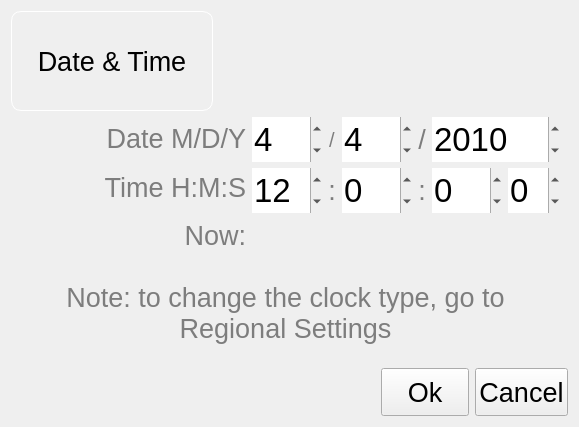
<?xml version="1.0" encoding="UTF-8"?>
<ui version="4.0">
 <class>DateTimeSettings</class>
 <widget class="QWidget" name="DateTimeSettings">
  <property name="geometry">
   <rect>
    <x>0</x>
    <y>0</y>
    <width>579</width>
    <height>427</height>
   </rect>
  </property>
  <property name="styleSheet">
   <string notr="true">QLabel#titleLabel {
	border: 1px solid white;
	border-radius: 10px;
	min-width: 200px;
	min-height: 40px;
}

QFrame#frame {
	border: 2px solid rgb(125, 125, 125, 50%);
	border-radius: 3px;
	background-color:rgb(100, 200, 200, 50%);
}

QPushButton {
	border-image: url(:/Hac/background-rect-button.png);
	min-height: 40px;
	min-width: 80px;
}
</string>
  </property>
  <layout class="QGridLayout" name="gridLayout_3">
   <item row="0" column="0" colspan="3">
    <layout class="QHBoxLayout" name="horizontalLayout_2">
     <item>
      <widget class="QLabel" name="titleLabel">
       <property name="sizePolicy">
        <sizepolicy hsizetype="Preferred" vsizetype="Preferred">
         <horstretch>0</horstretch>
         <verstretch>0</verstretch>
        </sizepolicy>
       </property>
       <property name="font">
        <font>
         <pointsize>20</pointsize>
        </font>
       </property>
       <property name="text">
        <string>Date &amp; Time</string>
       </property>
       <property name="alignment">
        <set>Qt::AlignCenter</set>
       </property>
      </widget>
     </item>
     <item>
      <spacer name="horizontalSpacer_2">
       <property name="orientation">
        <enum>Qt::Horizontal</enum>
       </property>
       <property name="sizeHint" stdset="0">
        <size>
         <width>40</width>
         <height>20</height>
        </size>
       </property>
      </spacer>
     </item>
    </layout>
   </item>
   <item row="1" column="2">
    <spacer name="horizontalSpacer_3">
     <property name="orientation">
      <enum>Qt::Horizontal</enum>
     </property>
     <property name="sizeHint" stdset="0">
      <size>
       <width>5</width>
       <height>84</height>
      </size>
     </property>
    </spacer>
   </item>
   <item row="1" column="0">
    <spacer name="horizontalSpacer_4">
     <property name="orientation">
      <enum>Qt::Horizontal</enum>
     </property>
     <property name="sizeHint" stdset="0">
      <size>
       <width>0</width>
       <height>84</height>
      </size>
     </property>
    </spacer>
   </item>
   <item row="1" column="1">
    <layout class="QGridLayout" name="gridLayout_2">
     <item row="0" column="0" rowspan="2">
      <layout class="QVBoxLayout" name="verticalLayout_2">
       <item>
        <widget class="QLabel" name="label_3">
         <property name="palette">
          <palette>
           <active>
            <colorrole role="WindowText">
             <brush brushstyle="SolidPattern">
              <color alpha="255">
               <red>125</red>
               <green>125</green>
               <blue>125</blue>
              </color>
             </brush>
            </colorrole>
           </active>
           <inactive>
            <colorrole role="WindowText">
             <brush brushstyle="SolidPattern">
              <color alpha="255">
               <red>125</red>
               <green>125</green>
               <blue>125</blue>
              </color>
             </brush>
            </colorrole>
           </inactive>
           <disabled>
            <colorrole role="WindowText">
             <brush brushstyle="SolidPattern">
              <color alpha="255">
               <red>118</red>
               <green>116</green>
               <blue>113</blue>
              </color>
             </brush>
            </colorrole>
           </disabled>
          </palette>
         </property>
         <property name="font">
          <font>
           <pointsize>20</pointsize>
          </font>
         </property>
         <property name="text">
          <string>Date M/D/Y</string>
         </property>
         <property name="alignment">
          <set>Qt::AlignRight|Qt::AlignTrailing|Qt::AlignVCenter</set>
         </property>
        </widget>
       </item>
       <item>
        <widget class="QLabel" name="label_4">
         <property name="palette">
          <palette>
           <active>
            <colorrole role="WindowText">
             <brush brushstyle="SolidPattern">
              <color alpha="255">
               <red>125</red>
               <green>125</green>
               <blue>125</blue>
              </color>
             </brush>
            </colorrole>
           </active>
           <inactive>
            <colorrole role="WindowText">
             <brush brushstyle="SolidPattern">
              <color alpha="255">
               <red>125</red>
               <green>125</green>
               <blue>125</blue>
              </color>
             </brush>
            </colorrole>
           </inactive>
           <disabled>
            <colorrole role="WindowText">
             <brush brushstyle="SolidPattern">
              <color alpha="255">
               <red>118</red>
               <green>116</green>
               <blue>113</blue>
              </color>
             </brush>
            </colorrole>
           </disabled>
          </palette>
         </property>
         <property name="font">
          <font>
           <pointsize>20</pointsize>
          </font>
         </property>
         <property name="text">
          <string>Time H:M:S</string>
         </property>
         <property name="alignment">
          <set>Qt::AlignRight|Qt::AlignTrailing|Qt::AlignVCenter</set>
         </property>
        </widget>
       </item>
       <item>
        <widget class="QLabel" name="label_9">
         <property name="palette">
          <palette>
           <active>
            <colorrole role="WindowText">
             <brush brushstyle="SolidPattern">
              <color alpha="255">
               <red>125</red>
               <green>125</green>
               <blue>125</blue>
              </color>
             </brush>
            </colorrole>
           </active>
           <inactive>
            <colorrole role="WindowText">
             <brush brushstyle="SolidPattern">
              <color alpha="255">
               <red>125</red>
               <green>125</green>
               <blue>125</blue>
              </color>
             </brush>
            </colorrole>
           </inactive>
           <disabled>
            <colorrole role="WindowText">
             <brush brushstyle="SolidPattern">
              <color alpha="255">
               <red>118</red>
               <green>116</green>
               <blue>113</blue>
              </color>
             </brush>
            </colorrole>
           </disabled>
          </palette>
         </property>
         <property name="font">
          <font>
           <pointsize>20</pointsize>
          </font>
         </property>
         <property name="text">
          <string>Now:</string>
         </property>
         <property name="alignment">
          <set>Qt::AlignRight|Qt::AlignTrailing|Qt::AlignVCenter</set>
         </property>
        </widget>
       </item>
      </layout>
     </item>
     <item row="0" column="1">
      <layout class="QGridLayout" name="gridLayout">
       <item row="0" column="0">
        <widget class="HacSpinBox" name="monthSpinBox">
         <property name="font">
          <font>
           <pointsize>25</pointsize>
          </font>
         </property>
         <property name="wrapping">
          <bool>true</bool>
         </property>
         <property name="frame">
          <bool>false</bool>
         </property>
         <property name="minimum">
          <number>1</number>
         </property>
         <property name="maximum">
          <number>12</number>
         </property>
         <property name="value">
          <number>4</number>
         </property>
        </widget>
       </item>
       <item row="0" column="1">
        <widget class="QLabel" name="label_7">
         <property name="palette">
          <palette>
           <active>
            <colorrole role="WindowText">
             <brush brushstyle="SolidPattern">
              <color alpha="255">
               <red>125</red>
               <green>125</green>
               <blue>125</blue>
              </color>
             </brush>
            </colorrole>
           </active>
           <inactive>
            <colorrole role="WindowText">
             <brush brushstyle="SolidPattern">
              <color alpha="255">
               <red>125</red>
               <green>125</green>
               <blue>125</blue>
              </color>
             </brush>
            </colorrole>
           </inactive>
           <disabled>
            <colorrole role="WindowText">
             <brush brushstyle="SolidPattern">
              <color alpha="255">
               <red>118</red>
               <green>116</green>
               <blue>113</blue>
              </color>
             </brush>
            </colorrole>
           </disabled>
          </palette>
         </property>
         <property name="font">
          <font>
           <pointsize>15</pointsize>
          </font>
         </property>
         <property name="text">
          <string>/</string>
         </property>
         <property name="alignment">
          <set>Qt::AlignCenter</set>
         </property>
        </widget>
       </item>
       <item row="0" column="2">
        <widget class="HacSpinBox" name="daySpinBox">
         <property name="font">
          <font>
           <pointsize>25</pointsize>
          </font>
         </property>
         <property name="wrapping">
          <bool>true</bool>
         </property>
         <property name="frame">
          <bool>false</bool>
         </property>
         <property name="minimum">
          <number>1</number>
         </property>
         <property name="maximum">
          <number>31</number>
         </property>
         <property name="value">
          <number>4</number>
         </property>
        </widget>
       </item>
       <item row="0" column="3">
        <widget class="QLabel" name="label_8">
         <property name="palette">
          <palette>
           <active>
            <colorrole role="WindowText">
             <brush brushstyle="SolidPattern">
              <color alpha="255">
               <red>125</red>
               <green>125</green>
               <blue>125</blue>
              </color>
             </brush>
            </colorrole>
           </active>
           <inactive>
            <colorrole role="WindowText">
             <brush brushstyle="SolidPattern">
              <color alpha="255">
               <red>125</red>
               <green>125</green>
               <blue>125</blue>
              </color>
             </brush>
            </colorrole>
           </inactive>
           <disabled>
            <colorrole role="WindowText">
             <brush brushstyle="SolidPattern">
              <color alpha="255">
               <red>118</red>
               <green>116</green>
               <blue>113</blue>
              </color>
             </brush>
            </colorrole>
           </disabled>
          </palette>
         </property>
         <property name="font">
          <font>
           <pointsize>20</pointsize>
          </font>
         </property>
         <property name="text">
          <string>/</string>
         </property>
         <property name="alignment">
          <set>Qt::AlignCenter</set>
         </property>
        </widget>
       </item>
       <item row="0" column="4" colspan="2">
        <widget class="HacSpinBox" name="yearSpinBox">
         <property name="font">
          <font>
           <pointsize>25</pointsize>
          </font>
         </property>
         <property name="wrapping">
          <bool>true</bool>
         </property>
         <property name="frame">
          <bool>false</bool>
         </property>
         <property name="minimum">
          <number>1949</number>
         </property>
         <property name="maximum">
          <number>2049</number>
         </property>
         <property name="value">
          <number>2010</number>
         </property>
        </widget>
       </item>
       <item row="1" column="0">
        <widget class="HacSpinBox" name="hourSpinBox">
         <property name="font">
          <font>
           <pointsize>25</pointsize>
          </font>
         </property>
         <property name="wrapping">
          <bool>true</bool>
         </property>
         <property name="frame">
          <bool>false</bool>
         </property>
         <property name="maximum">
          <number>23</number>
         </property>
         <property name="value">
          <number>12</number>
         </property>
        </widget>
       </item>
       <item row="1" column="1">
        <widget class="QLabel" name="label_11">
         <property name="palette">
          <palette>
           <active>
            <colorrole role="WindowText">
             <brush brushstyle="SolidPattern">
              <color alpha="255">
               <red>125</red>
               <green>125</green>
               <blue>125</blue>
              </color>
             </brush>
            </colorrole>
           </active>
           <inactive>
            <colorrole role="WindowText">
             <brush brushstyle="SolidPattern">
              <color alpha="255">
               <red>125</red>
               <green>125</green>
               <blue>125</blue>
              </color>
             </brush>
            </colorrole>
           </inactive>
           <disabled>
            <colorrole role="WindowText">
             <brush brushstyle="SolidPattern">
              <color alpha="255">
               <red>118</red>
               <green>116</green>
               <blue>113</blue>
              </color>
             </brush>
            </colorrole>
           </disabled>
          </palette>
         </property>
         <property name="font">
          <font>
           <pointsize>20</pointsize>
          </font>
         </property>
         <property name="text">
          <string>:</string>
         </property>
         <property name="alignment">
          <set>Qt::AlignCenter</set>
         </property>
        </widget>
       </item>
       <item row="1" column="2">
        <widget class="HacSpinBox" name="minuteSpinBox">
         <property name="font">
          <font>
           <pointsize>25</pointsize>
          </font>
         </property>
         <property name="wrapping">
          <bool>true</bool>
         </property>
         <property name="frame">
          <bool>false</bool>
         </property>
         <property name="maximum">
          <number>59</number>
         </property>
        </widget>
       </item>
       <item row="1" column="3">
        <widget class="QLabel" name="label_6">
         <property name="palette">
          <palette>
           <active>
            <colorrole role="WindowText">
             <brush brushstyle="SolidPattern">
              <color alpha="255">
               <red>125</red>
               <green>125</green>
               <blue>125</blue>
              </color>
             </brush>
            </colorrole>
           </active>
           <inactive>
            <colorrole role="WindowText">
             <brush brushstyle="SolidPattern">
              <color alpha="255">
               <red>125</red>
               <green>125</green>
               <blue>125</blue>
              </color>
             </brush>
            </colorrole>
           </inactive>
           <disabled>
            <colorrole role="WindowText">
             <brush brushstyle="SolidPattern">
              <color alpha="255">
               <red>118</red>
               <green>116</green>
               <blue>113</blue>
              </color>
             </brush>
            </colorrole>
           </disabled>
          </palette>
         </property>
         <property name="font">
          <font>
           <pointsize>20</pointsize>
          </font>
         </property>
         <property name="text">
          <string>:</string>
         </property>
         <property name="alignment">
          <set>Qt::AlignCenter</set>
         </property>
        </widget>
       </item>
       <item row="1" column="4">
        <widget class="HacSpinBox" name="secondSpinBox">
         <property name="font">
          <font>
           <pointsize>25</pointsize>
          </font>
         </property>
         <property name="wrapping">
          <bool>true</bool>
         </property>
         <property name="frame">
          <bool>false</bool>
         </property>
         <property name="maximum">
          <number>59</number>
         </property>
        </widget>
       </item>
       <item row="1" column="5">
        <widget class="HacSpinBox" name="apSpinBox">
         <property name="font">
          <font>
           <pointsize>25</pointsize>
          </font>
         </property>
         <property name="wrapping">
          <bool>true</bool>
         </property>
         <property name="frame">
          <bool>false</bool>
         </property>
         <property name="maximum">
          <number>1</number>
         </property>
         <property name="contentType">
          <enum>HacSpinBox::Content_String</enum>
         </property>
         <property name="strings">
          <stringlist>
           <string>AM</string>
           <string>PM</string>
          </stringlist>
         </property>
        </widget>
       </item>
      </layout>
     </item>
     <item row="1" column="1">
      <widget class="HacTimeLabel" name="timeLabel">
       <property name="font">
        <font>
         <pointsize>25</pointsize>
        </font>
       </property>
       <property name="displayRole">
        <enum>HacTimeLabel::DateTime</enum>
       </property>
       <property name="stringFormat">
        <string>MM/dd/yyyy hh:mm</string>
       </property>
      </widget>
     </item>
    </layout>
   </item>
   <item row="2" column="0" colspan="2">
    <widget class="QLabel" name="label_10">
     <property name="palette">
      <palette>
       <active>
        <colorrole role="WindowText">
         <brush brushstyle="SolidPattern">
          <color alpha="255">
           <red>125</red>
           <green>125</green>
           <blue>125</blue>
          </color>
         </brush>
        </colorrole>
       </active>
       <inactive>
        <colorrole role="WindowText">
         <brush brushstyle="SolidPattern">
          <color alpha="255">
           <red>125</red>
           <green>125</green>
           <blue>125</blue>
          </color>
         </brush>
        </colorrole>
       </inactive>
       <disabled>
        <colorrole role="WindowText">
         <brush brushstyle="SolidPattern">
          <color alpha="255">
           <red>118</red>
           <green>116</green>
           <blue>113</blue>
          </color>
         </brush>
        </colorrole>
       </disabled>
      </palette>
     </property>
     <property name="font">
      <font>
       <pointsize>20</pointsize>
      </font>
     </property>
     <property name="text">
      <string>Note: to change the clock type, go to Regional Settings</string>
     </property>
     <property name="alignment">
      <set>Qt::AlignCenter</set>
     </property>
     <property name="wordWrap">
      <bool>true</bool>
     </property>
    </widget>
   </item>
   <item row="3" column="0" colspan="3">
    <layout class="QHBoxLayout" name="horizontalLayout_3">
     <item>
      <spacer name="horizontalSpacer">
       <property name="orientation">
        <enum>Qt::Horizontal</enum>
       </property>
       <property name="sizeHint" stdset="0">
        <size>
         <width>87</width>
         <height>20</height>
        </size>
       </property>
      </spacer>
     </item>
     <item>
      <widget class="QPushButton" name="okButton">
       <property name="font">
        <font>
         <pointsize>20</pointsize>
        </font>
       </property>
       <property name="text">
        <string>Ok</string>
       </property>
      </widget>
     </item>
     <item>
      <widget class="QPushButton" name="cancelButton">
       <property name="font">
        <font>
         <pointsize>20</pointsize>
        </font>
       </property>
       <property name="text">
        <string>Cancel</string>
       </property>
      </widget>
     </item>
    </layout>
   </item>
  </layout>
 </widget>
 <customwidgets>
  <customwidget>
   <class>HacTimeLabel</class>
   <extends>QLabel</extends>
   <header>hactimelabel.h</header>
  </customwidget>
  <customwidget>
   <class>HacSpinBox</class>
   <extends>QSpinBox</extends>
   <header>hacspinbox.h</header>
  </customwidget>
 </customwidgets>
 <resources>
  <include location="../res/hac.qrc"/>
 </resources>
 <connections/>
</ui>
